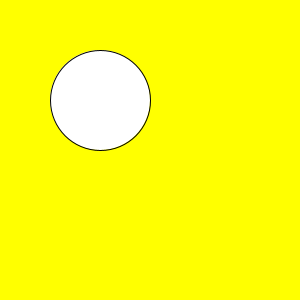
Frame 1 (no input)
Frame 60 (the mouse pressed at the canvas centre just before this capture): identical to frame 1, image omitted
Frame 120 (the mouse held since frame 60 and released just before this capture): identical to frame 1, image omitted

The Processing sketch that drew this single still picture (run headless with seeded random() and noise(); from frame 60 on, the mouse is pressed at the canvas centre):

// Processing sketch: wasd
// ── wasd.pde
void setup () {
  size (300, 300);
}

float x = 100;
float y = 100;

void draw() {
  background(255, 255, 0);
  ellipse(x, y, 100, 100);
  if (key == 'a') {
    x = x - 5;
  }
  if (key == 'd') {
    x = x + 5;
  }
  if (key == 's') {
    y = y + 5;
  }
  if (key == 'w') {
    y = y - 5;
  }
  key = 0;
}
